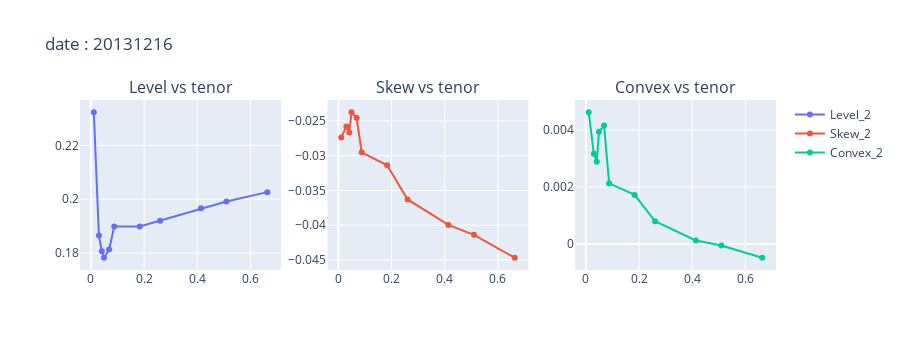

The code cell stored with this chart in its notebook:
### Code cell
plot_params_vs_tenor(df_all,"20131216")

### Figure 1 — Plotly figure (JSON) as saved in the notebook; plotly's stock layout.template omitted (floating-point values rounded to 4 significant figures)
{"data": [{"mode": "markers+lines", "name": "Level_2", "type": "scatter", "x": [0.01096, 0.03014, 0.0411, 0.04932, 0.06849, 0.08767, 0.1836, 0.2603, 0.4137, 0.5096, 0.663], "xaxis": "x", "y": [0.2323, 0.1865, 0.1808, 0.1783, 0.1813, 0.1899, 0.1899, 0.1921, 0.1967, 0.1992, 0.2026], "yaxis": "y"}, {"mode": "markers+lines", "name": "Skew_2", "type": "scatter", "x": [0.01096, 0.03014, 0.0411, 0.04932, 0.06849, 0.08767, 0.1836, 0.2603, 0.4137, 0.5096, 0.663], "xaxis": "x2", "y": [-0.02737, -0.0258, -0.02666, -0.02375, -0.02456, -0.02951, -0.03139, -0.03629, -0.03996, -0.04138, -0.04468], "yaxis": "y2"}, {"mode": "markers+lines", "name": "Convex_2", "type": "scatter", "x": [0.01096, 0.03014, 0.0411, 0.04932, 0.06849, 0.08767, 0.1836, 0.2603, 0.4137, 0.5096, 0.663], "xaxis": "x3", "y": [0.004618, 0.003164, 0.00288, 0.003931, 0.004152, 0.002123, 0.00172, 0.0007962, 0.000122, -5.214e-05, -0.000484], "yaxis": "y3"}], "layout": {"annotations": [{"font": {"size": 16}, "showarrow": false, "text": "Level vs tenor", "x": 0.1444, "xanchor": "center", "xref": "paper", "y": 1, "yanchor": "bottom", "yref": "paper"}, {"font": {"size": 16}, "showarrow": false, "text": "Skew vs tenor", "x": 0.5, "xanchor": "center", "xref": "paper", "y": 1, "yanchor": "bottom", "yref": "paper"}, {"font": {"size": 16}, "showarrow": false, "text": "Convex vs tenor", "x": 0.8556, "xanchor": "center", "xref": "paper", "y": 1, "yanchor": "bottom", "yref": "paper"}], "height": 350, "title": {"text": "date : 20131216"}, "xaxis": {"anchor": "y", "domain": [0, 0.2889]}, "xaxis2": {"anchor": "y2", "domain": [0.3556, 0.6444]}, "xaxis3": {"anchor": "y3", "domain": [0.7111, 1]}, "yaxis": {"anchor": "x", "domain": [0, 1]}, "yaxis2": {"anchor": "x2", "domain": [0, 1]}, "yaxis3": {"anchor": "x3", "domain": [0, 1]}}}
